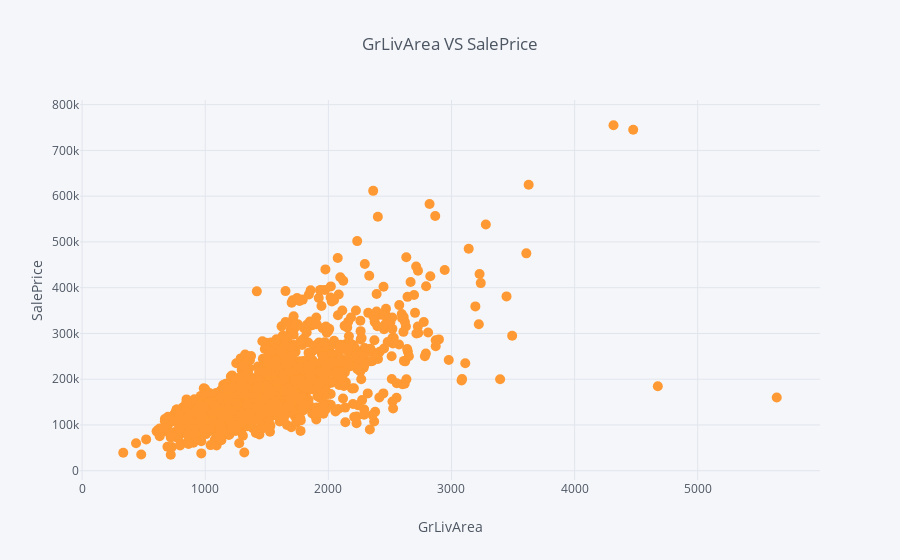

The notebook cell saved with this chart:
### Markdown cell above
Figuren viser variablene som korrelerer mest til "SalePrice". Det vi kan se ut i fra figuren er at "OverallQual", "GrLivArea" og "TotalBsmtSF" er sterkt korrelert til "SalePrice". "GarageCars" og "GarageArea" er også sterkt korrelert til hverandre. Grunnen til dette er at har du større garasje har du plass til flere biler. Derfor kan vi forholde oss til en av disse variablene.

Ut i fra dette vil følgende variabler ha en sentral rolle i dette problemet:
- OverallQual
- GarageCars
- YearBuilt
- FullBath
- TotalBsmtSF
- GrLivArea

### Lineære relasjoner
Vi ønsker å se nærmere på de linære relasjonene, og den beste måten å gjøre dette er ved å visualisere den linære relasjonen.

### Code cell
train.iplot(kind='scatter', x='GrLivArea', y='SalePrice', mode='markers', title='GrLivArea VS SalePrice', xTitle='GrLivArea', yTitle='SalePrice', size=10)

### Figure 1 — Plotly figure (JSON) as saved in the notebook; plotly's stock layout.template omitted (floating-point values rounded to 4 significant figures; data arrays with more than 128 entries replaced by an {"elided": "..."} marker saying what was removed)
{"data": [{"line": {"color": "rgba(255, 153, 51, 1.0)", "dash": "solid", "shape": "linear", "width": 1.3}, "marker": {"size": 10, "symbol": "circle"}, "mode": "markers", "name": "SalePrice", "text": "", "type": "scatter", "uid": "6d4f9176-d3e3-4cc6-b7ae-58a03553e190", "x": {"elided": "1460 int values"}, "y": {"elided": "1460 int values"}}], "layout": {"legend": {"bgcolor": "#F5F6F9", "font": {"color": "#4D5663"}}, "paper_bgcolor": "#F5F6F9", "plot_bgcolor": "#F5F6F9", "title": {"font": {"color": "#4D5663"}, "text": "GrLivArea VS SalePrice"}, "xaxis": {"gridcolor": "#E1E5ED", "showgrid": true, "tickfont": {"color": "#4D5663"}, "title": {"font": {"color": "#4D5663"}, "text": "GrLivArea"}, "zerolinecolor": "#E1E5ED"}, "yaxis": {"gridcolor": "#E1E5ED", "showgrid": true, "tickfont": {"color": "#4D5663"}, "title": {"font": {"color": "#4D5663"}, "text": "SalePrice"}, "zerolinecolor": "#E1E5ED"}}}
